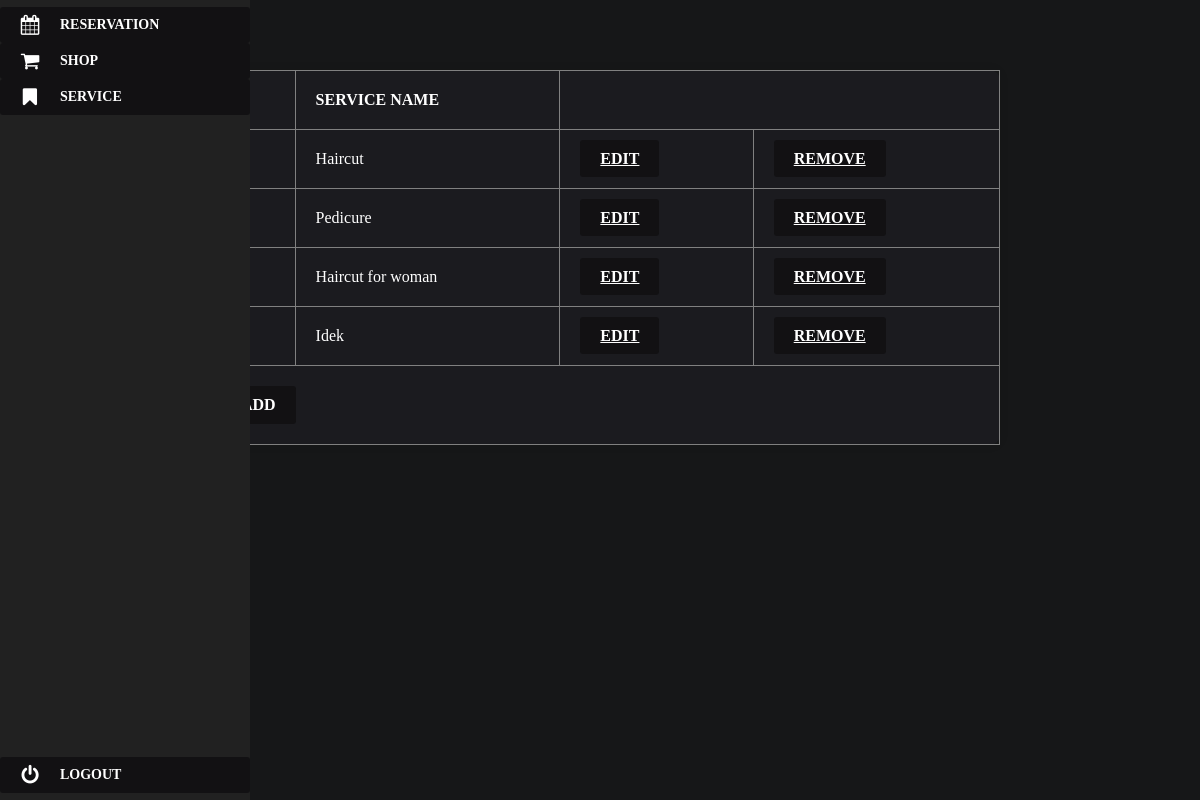
The page /Project/view/serviceManage.php on the database its author committed.
### tables this page shows
CREATE TABLE `service` (
  `ID` int(11) NOT NULL,
  `service_name` varchar(100) NOT NULL
);

### Project/core/dbConnectionManager.php (called while the page is built, shortened)
<?php
class DBConnectionManager{
    private $dbConnection;
    function __construct() {
        $this->username = "root";
        $this->password = "";
        $this->server = "localhost";
        $this->dbname = "salon";
        try {
            $this->dbConnection = new \PDO("mysql:host=$this->server;dbname=$this->dbname", $this->username, $this->password);
        } catch(\PDOException $e) {
            print "Error!: " . $e->getMessage() . "<br/>";
        }
    }
    function getConnection() {
        return $this->dbConnection;
    }
}
?>

### Project/model/service.php (called while the page is built, shortened)
<?php
require_once(dirname(__DIR__) . "/core/dbconnectionmanager.php");
class Service {
    private $dbConnection;
    function __construct() {
        $conManager = new Database\DBConnectionManager();
        $this->dbConnection = $conManager->getConnection();
    }
    function getAll(){
        $query = "select * from service";
        $statement = $this->dbConnection->prepare($query);
        $statement->execute();
        $result = $statement->fetchAll();
        return $result;
    }
}
?>

### Project/view/serviceManage.php (the view, shortened to what this page needs)
<head>
    <link rel="stylesheet" href="style/productDesign.css">
    <link rel="stylesheet" href="style/sidebar.css">
</head>
<?php
$service = new Service();
$services = $service->getAll();
$html = '<table border=1 id="servicestable">';
$html .= "<th> ID </th>
          <th> Service Name </th>";
foreach ($services as $e) {
    $html .= '<tr>';
    $html .= '<td>' . $e['ID'] . '</td>';
    $html .= '<td>' . $e['service_name'] . '</td>';
    $html .= '<td><a href="?resource=service&action=edit&row=' . $e['ID'] . '"> Edit</a></td>';
    $html .= '<td><a href="?resource=service&action=remove&row=' . $e['ID'] . '"> Remove</a></td>';
    $html .= '</tr>';
}
$html .= '<tr><td colspan="4" class="add_div"><button onclick="location.href=\'?resource=service&action=add\'">Add</button></td></tr>';
$html .= "</table>";
echo $html;
?>
<nav class="main-menu">
    <ul>
        <li>
            <a href="?resource=reservation&action=create">
                <i class="fa fa-calendar fa-2x"></i>
                <span class="nav-text">
                    Reservation
                </span>
            </a>
        </li>
        <li class="has-subnav">
            <a href="?resource=product&action=manage">
                <i class="fa fa-shopping-cart fa-2x"></i>
                <span class="nav-text">
                    Shop
                </span>
            </a>
        </li>
        <li class="has-subnav">
            <a href="?resource=service&action=manage">
                <i class="fa fa-bookmark fa-2x"></i>
                <span class="nav-text">
                    Service
                </span>
            </a>
        </li>
    </ul>
    <ul class="logout">
        <li>
            <a href="?resource=home&action=view">
                <i class="fa fa-power-off fa-2x"></i>
                <span class="nav-text">
                    Logout
                </span>
            </a>
        </li>
    </ul>
</nav>

### Project/style/productDesign.css (style rules this page uses)
* { padding: 0; margin: 0; box-sizing: border-box; font-family: "Quicksand"; }
table { top: 70px; position: relative; border-collapse: collapse; width: 100%; max-width: 800px; margin: 0 auto; background-color: #1b1b1f; box-shadow: 0 0 10px rgba(0, 0, 0, 0.1); border-radius: 10px; color: #fff; }
th, td { padding: 20px; text-align: left; font-size: 16px; }
th { text-transform: uppercase; font-weight: bold; }
a { background-color: #121113; color: #fff; border: none; padding: 10px 20px; border-radius: 3px; cursor: pointer; font-size: 16px; font-weight: bold; text-transform: uppercase; transition: 0.5s; }
button { background-color: #121113; color: #fff; border: none; padding: 10px 20px; border-radius: 3px; cursor: pointer; font-size: 16px; font-weight: bold; text-transform: uppercase; transition: 0.5s; margin: 0 auto; }
.add_div { max-width: 100px; margin: 0 auto; }

### Project/style/sidebar.css (style rules this page uses)
.fa-2x { font-size: 2em; }
.fa { position: relative; display: table-cell; width: 60px; height: 36px; text-align: center; vertical-align: middle; font-size: 20px; }
.main-menu { background: #212121; position: absolute; top: 0; bottom: 0; height: 100%; left: 0; width: 60px; overflow: hidden; -webkit-transition: width .05s linear; transition: width .05s linear; -webkit-transform: translateZ(0) scale(1, 1); z-index: 1000; }
.main-menu>ul { margin: 7px 0; }
.main-menu li { position: relative; display: block; width: 250px; }
.main-menu li>a { position: relative; display: table; border-collapse: collapse; border-spacing: 0; color: white; font-family: arial; font-size: 14px; text-decoration: none; -webkit-transform: translateZ(0) scale(1, 1); -webkit-transition: all .1s linear; transition: all .1s linear; }
.main-menu .nav-text { position: relative; display: table-cell; vertical-align: middle; width: 190px; }
nav { -webkit-user-select: none; -moz-user-select: none; -ms-user-select: none; -o-user-select: none; user-select: none; }
nav ul, nav li { outline: 0; margin: 0; padding: 0; }
.main-menu>ul.logout { position: absolute; left: 0; bottom: 0; }

### Project/view/serviceManage.php (style rules this page uses)
* { padding: 0; margin: 0; box-sizing: border-box; font-family: "Quicksand"; }

### rows shown on the page
service: service_name "Haircut"
service: service_name "Pedicure"
service: service_name "Haircut for woman"
service: service_name "Idek"
